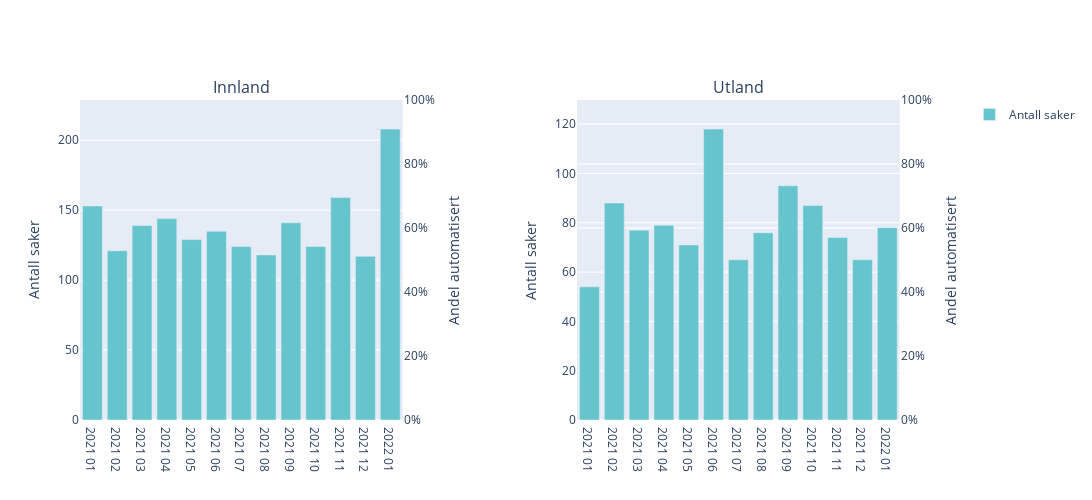

The code cell stored with this chart in its notebook:
### Code cell
fig_automatisering_utlandstilsnitt = plot_automatisering_subplots([[df_automatisering_innland, df_automatisering_utland]], titles=["Innland", "Utland"])
fig_automatisering_utlandstilsnitt.show()

### Figure 1 — Plotly figure (JSON) as saved in the notebook; plotly's stock layout.template omitted (floating-point values rounded to 4 significant figures)
{"data": [{"legendgroup": "Antall saker", "marker": {"color": "rgb(102, 197, 204)"}, "name": "Antall saker", "showlegend": true, "type": "bar", "x": ["2021 01", "2021 02", "2021 03", "2021 04", "2021 05", "2021 06", "2021 07", "2021 08", "2021 09", "2021 10", "2021 11", "2021 12", "2022 01"], "xaxis": "x", "y": [153, 121, 139, 144, 129, 135, 124, 118, 141, 124, 159, 117, 208], "yaxis": "y"}, {"legendgroup": "Automatisk", "line": {"color": "black", "dash": "solid"}, "mode": "lines+markers", "name": "Automatisk", "showlegend": true, "type": "scatter", "x": [], "xaxis": "x", "y": [], "yaxis": "y2"}, {"legendgroup": "Del-automatisk", "line": {"color": "grey", "dash": "solid"}, "mode": "lines", "name": "Del-automatisk", "showlegend": true, "type": "scatter", "x": [], "xaxis": "x", "y": [], "yaxis": "y2"}, {"legendgroup": "Antall saker", "marker": {"color": "rgb(102, 197, 204)"}, "name": "Antall saker", "showlegend": false, "type": "bar", "x": ["2021 01", "2021 02", "2021 03", "2021 04", "2021 05", "2021 06", "2021 07", "2021 08", "2021 09", "2021 10", "2021 11", "2021 12", "2022 01"], "xaxis": "x2", "y": [54, 88, 77, 79, 71, 118, 65, 76, 95, 87, 74, 65, 78], "yaxis": "y3"}, {"legendgroup": "Automatisk", "line": {"color": "black", "dash": "solid"}, "mode": "lines+markers", "name": "Automatisk", "showlegend": false, "type": "scatter", "x": [], "xaxis": "x2", "y": [], "yaxis": "y4"}, {"legendgroup": "Del-automatisk", "line": {"color": "grey", "dash": "solid"}, "mode": "lines", "name": "Del-automatisk", "showlegend": false, "type": "scatter", "x": [], "xaxis": "x2", "y": [], "yaxis": "y4"}], "layout": {"annotations": [{"font": {"size": 16}, "showarrow": false, "text": "Innland", "x": 0.185, "xanchor": "center", "xref": "paper", "y": 1, "yanchor": "bottom", "yref": "paper"}, {"font": {"size": 16}, "showarrow": false, "text": "Utland", "x": 0.755, "xanchor": "center", "xref": "paper", "y": 1, "yanchor": "bottom", "yref": "paper"}], "autosize": false, "height": 500, "width": 1300, "xaxis": {"anchor": "y", "autorange": true, "domain": [0, 0.37], "range": [-0.5, 12.5], "type": "category"}, "xaxis2": {"anchor": "y3", "autorange": true, "domain": [0.57, 0.94], "range": [-0.5, 12.5], "type": "category"}, "yaxis": {"anchor": "x", "domain": [0, 1], "range": [0, 228.8], "title": {"text": "Antall saker"}, "type": "linear"}, "yaxis2": {"anchor": "x", "overlaying": "y", "range": [0, 1], "showgrid": false, "side": "right", "tickformat": ".0%", "title": {"text": "Andel automatisert"}}, "yaxis3": {"anchor": "x2", "domain": [0, 1], "range": [0, 129.8], "title": {"text": "Antall saker"}, "type": "linear"}, "yaxis4": {"anchor": "x2", "overlaying": "y3", "range": [0, 1], "side": "right", "tickformat": ".0%", "title": {"text": "Andel automatisert"}}}}
